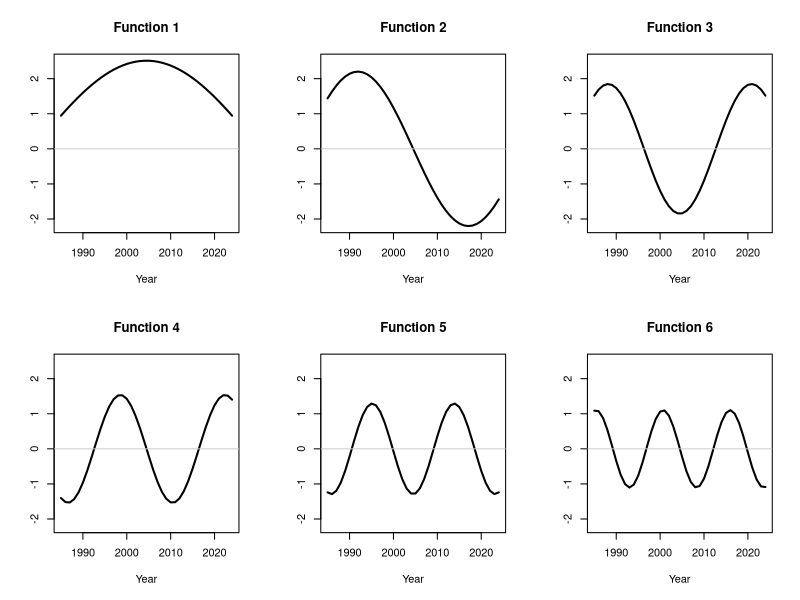
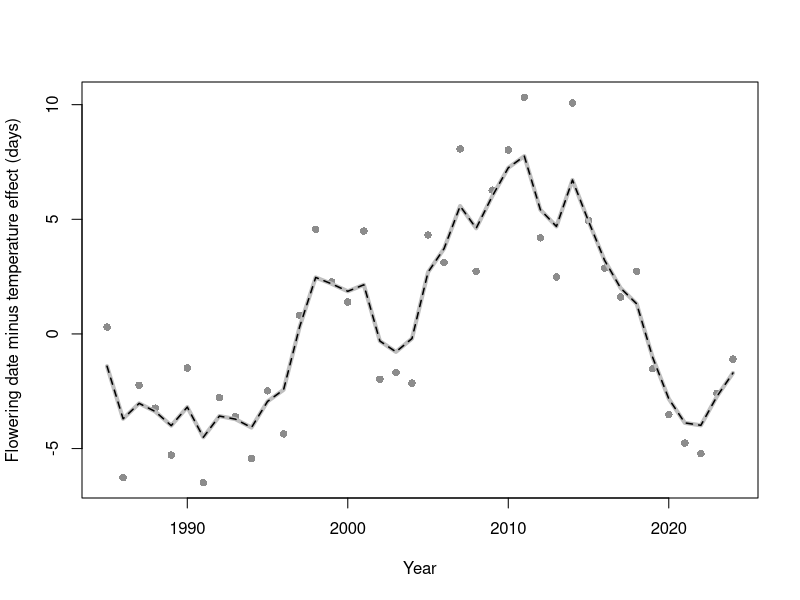

Here is the R script that generated these plots, in order:
# Bonus: Smooths and correlated errors, two views of one model (NRES 746)
# Packages: mvtnorm, lme4, nlme, mgcv

library(mvtnorm)
library(lme4)
library(nlme)
library(mgcv)

##########
# Two ways to write the same model
##########

# 2. A random intercept, both ways -------------------------------------

set.seed(7)
pond <- factor(rep(LETTERS[1:4], each = 5))
a_true <- rnorm(4, 0, 0.8)
load <- round(3 + a_true[pond] + rnorm(20, 0, 0.5), 1)   # log Bd load
tapply(load, pond, mean)

# marginal view: y ~ MVN(mu, V), V = sigma_a^2 Z Z' + sigma_e^2 I
Z <- model.matrix(~ pond - 1)
nll_ri <- function(p) {
  V <- exp(2 * p[2]) * Z %*% t(Z) + exp(2 * p[3]) * diag(20)
  -dmvnorm(load, rep(p[1], 20), V, log = TRUE)
}
fit_ri <- optim(c(3, 0, 0), nll_ri, method = "BFGS")
mu_hat <- fit_ri$par[1]
sig_a <- exp(fit_ri$par[2])
sig_e <- exp(fit_ri$par[3])
c(mu = mu_hat, sigma_a = sig_a, sigma_e = sig_e, logLik = -fit_ri$value)

# conditional view: ridge on the pond effects, lambda = sigma_e^2 / sigma_a^2
V_ri <- sig_a^2 * Z %*% t(Z) + sig_e^2 * diag(20)
lambda_ri <- sig_e^2 / sig_a^2
C <- cbind(1, Z)
P <- diag(c(0, rep(lambda_ri, 4)))
est <- solve(t(C) %*% C + P, t(C) %*% load)
blup <- sig_a^2 * t(Z) %*% solve(V_ri, load - mu_hat)   # G Z' V^-1 (y - X beta)
m_ri <- lmer(load ~ 1 + (1 | pond), REML = FALSE)
cbind(conditional = est[-1], marginal = drop(blup), lmer = ranef(m_ri)$pond[, 1])

# 3. Smooths are random effects ----------------------------------------

set.seed(12)
n <- 40
year <- 1985:2024
yr <- year - 1985
temp <- round(4 + 0.06 * yr + rnorm(n, 0, 0.7), 1)   # March mean temperature
D <- abs(outer(yr, yr, "-"))
field <- drop(t(chol(25 * exp(-D / 6))) %*% rnorm(n))
day <- round(120 - 3 * temp + field + rnorm(n, 0, 2))   # first flowering, day of year
phen <- data.frame(year, yr, temp, day)

m_lm <- lm(day ~ temp, data = phen)
summary(m_lm)$coef

g_ml <- gam(day ~ temp + s(yr, bs = "ps", k = 20), data = phen, method = "ML")
c(temp = coef(g_ml)[["temp"]], lambda = g_ml$sp, edf = sum(g_ml$edf[-(1:2)]))

# split the smooth into unpenalized (fixed) and penalized (iid random) parts
sm <- smoothCon(s(yr, bs = "ps", k = 20), data = phen, absorb.cons = TRUE)[[1]]
re <- smooth2random(sm, names(phen), type = 2)
Xf <- re$Xf
Xr <- re$rand[[1]]
c(ncol(Xf), ncol(Xr))

# marginal fit: V = sigma_b^2 Xr Xr' + sigma_e^2 I, beta by GLS
X_gam <- cbind(1, phen$temp, Xf)
nll_gam <- function(q) {
  V <- exp(2 * q[1]) * Xr %*% t(Xr) + exp(2 * q[2]) * diag(n)
  b <- solve(t(X_gam) %*% solve(V, X_gam), t(X_gam) %*% solve(V, phen$day))
  -dmvnorm(phen$day, drop(X_gam %*% b), V, log = TRUE)
}
fit_gm <- optim(c(0, log(2)), nll_gam, method = "BFGS")
sd_gm <- exp(fit_gm$par)
V_gm <- sd_gm[1]^2 * Xr %*% t(Xr) + sd_gm[2]^2 * diag(n)
b_gm <- solve(t(X_gam) %*% solve(V_gm, X_gam), t(X_gam) %*% solve(V_gm, phen$day))
c(temp = b_gm[2], lambda = sd_gm[2]^2 / sd_gm[1]^2)   # matches g_ml
#  [PAUSE] With a first-difference penalty, which part of the smooth moves between the mean and the covariance?

# 4. Covariance functions are smooths ----------------------------------

# V = sigma_s^2 exp(-|s - t| / ell) + sigma_e^2 I
X <- cbind(1, phen$temp)
nll_exp <- function(p) {
  V <- exp(2 * p[3]) * exp(-D / exp(p[4])) + exp(2 * p[5]) * diag(n)
  -dmvnorm(phen$day, drop(X %*% p[1:2]), V, log = TRUE)
}
fit_exp <- optim(c(coef(m_lm), log(4), log(5), log(2)), nll_exp,
                 method = "BFGS", hessian = TRUE)
pe <- fit_exp$par
sig_s <- exp(pe[3]); ell <- exp(pe[4]); sig_e2 <- exp(pe[5])
se_exp <- sqrt(diag(solve(fit_exp$hessian)))
c(temp = pe[[2]], SE = se_exp[[2]], sigma_s = sig_s, ell = ell, sigma_e = sig_e2,
  logLik = -fit_exp$value)
exp(-1 / ell)   # AR(1) phi at annual spacing

m_gls <- gls(day ~ temp, data = phen, method = "ML",
             correlation = corExp(form = ~ yr, nugget = TRUE))
logLik(m_gls)

# K = U Lambda U' = B B', B = U Lambda^(1/2)
K <- sig_s^2 * exp(-D / ell)
eg <- eigen(K, symmetric = TRUE)
B <- eg$vectors %*% diag(sqrt(eg$values))
share <- cumsum(eg$values) / sum(eg$values)
share[c(5, 10)]

par(mfrow = c(2, 3))
for (k in 1:6) {
  plot(year, B[, k], type = "l", lwd = 2, ylim = range(B[, 1:6]),
       xlab = "Year", ylab = "", main = paste("Function", k))
  abline(h = 0, col = "grey80")
}
par(mfrow = c(1, 1))

# conditional fit with gamma ~ N(0, I): penalty sigma_e^2 gamma'gamma
C <- cbind(X, B)
P <- diag(c(0, 0, rep(sig_e2^2, n)))
est_c <- solve(t(C) %*% C + P, t(C) %*% phen$day)
V_exp <- K + sig_e2^2 * diag(n)
b_gls <- solve(t(X) %*% solve(V_exp, X), t(X) %*% solve(V_exp, phen$day))
krig <- K %*% solve(V_exp, phen$day - X %*% b_gls)
c(temp_conditional = est_c[2], temp_marginal = b_gls[2],
  max_curve_difference = max(abs(B %*% est_c[-(1:2)] - krig)))

plot(year, phen$day - drop(X %*% b_gls), pch = 16, col = "grey55",
     xlab = "Year", ylab = "Flowering date minus temperature effect (days)")
lines(year, krig, lwd = 4, col = "grey75")
lines(year, B %*% est_c[-(1:2)], lwd = 1.5, lty = 2)

# low-rank versions: keep the first k basis functions
low_rank <- t(sapply(c(3, 5, 10, 20, 40), function(k) {
  Bk <- B[, seq_len(k), drop = FALSE]
  Vk <- Bk %*% t(Bk) + sig_e2^2 * diag(n)
  bk <- solve(t(X) %*% solve(Vk, X), t(X) %*% solve(Vk, phen$day))
  c(k = k, variance_share = share[k], temp = bk[2],
    logLik = dmvnorm(phen$day, drop(X %*% bk), Vk, log = TRUE))
}))
round(low_rank, 3)
#  [PAUSE] Which kernel needs more basis functions to reproduce its covariance, and why?

##########
# Where the two views part ways
##########

# 5. The unpenalized part of a smooth ----------------------------------

X3 <- cbind(1, phen$temp, phen$yr)
nll_exp3 <- function(p) {
  V <- exp(2 * p[4]) * exp(-D / exp(p[5])) + exp(2 * p[6]) * diag(n)
  -dmvnorm(phen$day, drop(X3 %*% p[1:3]), V, log = TRUE)
}
fit_exp3 <- optim(c(coef(lm(day ~ temp + yr, data = phen)), log(4), log(5), log(2)),
                  nll_exp3, method = "BFGS", hessian = TRUE)
se_exp3 <- sqrt(diag(solve(fit_exp3$hessian)))
c(temp = fit_exp3$par[[2]], trend = fit_exp3$par[[3]], trend_SE = se_exp3[[3]],
  logLik = -fit_exp3$value)

g_reml <- gam(day ~ temp + s(yr, bs = "ps", k = 20), data = phen, method = "REML")
g_fx <- gam(day ~ temp + s(yr, k = 10, fx = TRUE), data = phen)   # unpenalized
rbind(lm = c(coef(m_lm)[2], summary(m_lm)$coef[2, 2]),
      exponential = c(pe[2], se_exp[2]),
      exponential_trend = c(fit_exp3$par[2], se_exp3[2]),
      gam_reml = c(coef(g_reml)[2], summary(g_reml)$se[2]),
      gam_fixed = c(coef(g_fx)[2], summary(g_fx)$se[2]))

# 6. Non-normal responses ----------------------------------------------

# E[exp(eta + s)] = exp(eta) exp(sigma_s^2 / 2)
set.seed(746)
s_draw <- rnorm(1e6, 0, 0.8)
c(at_s_zero = exp(log(5)), marginal_simulated = mean(exp(log(5) + s_draw)),
  marginal_formula = 5 * exp(0.8^2 / 2))
